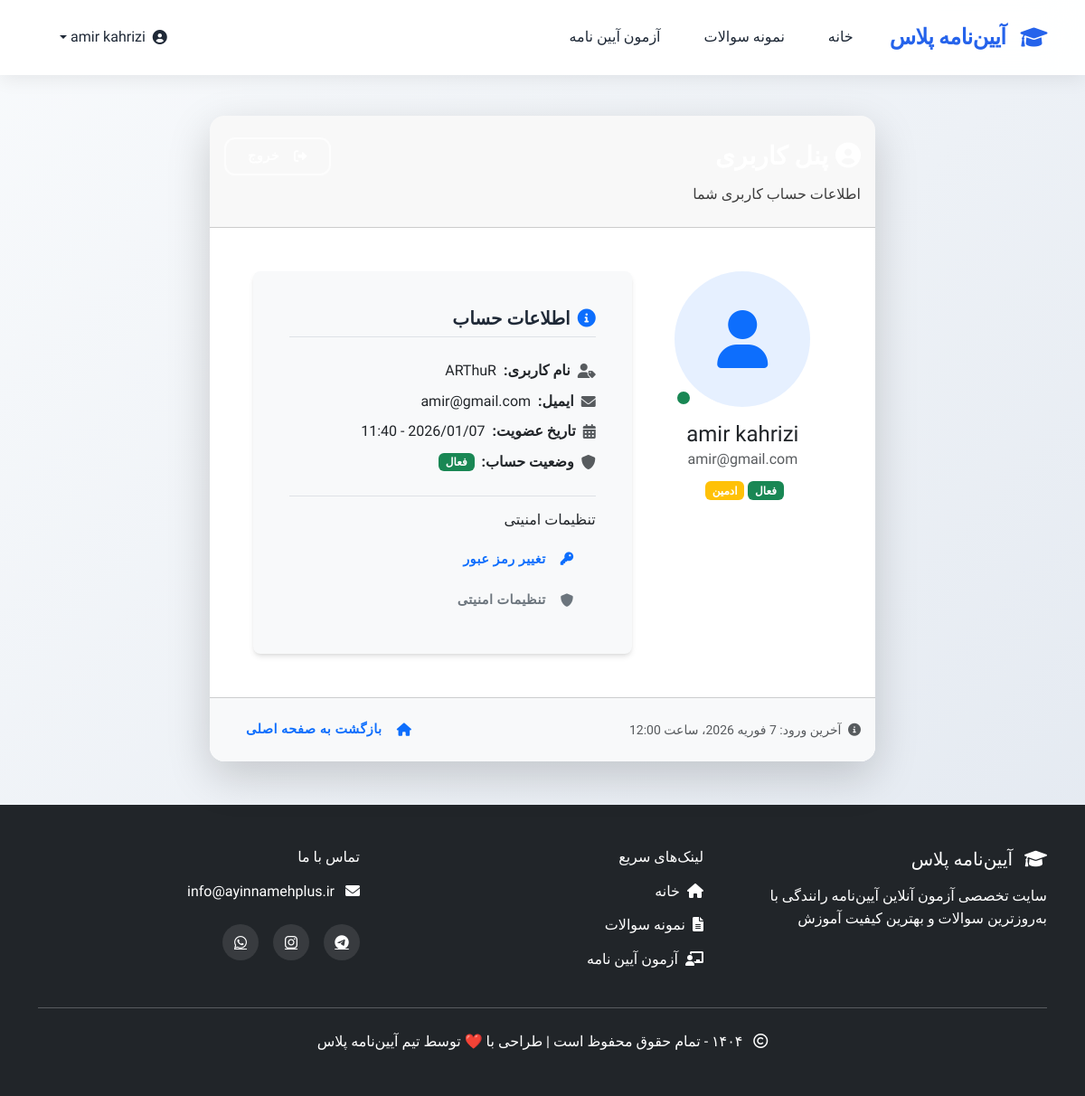
Page /account/panel/ (signed in) on the earlier database version.
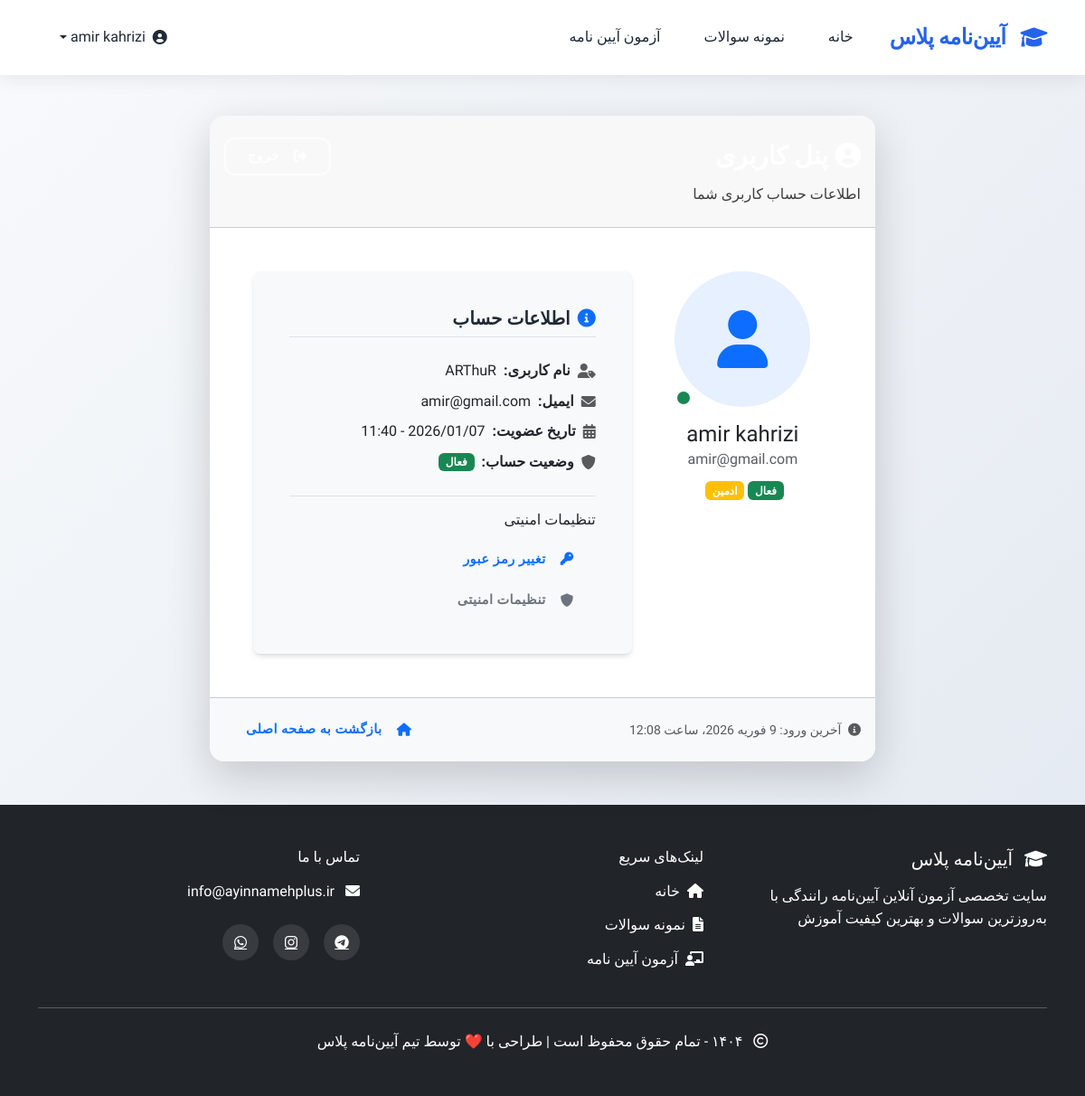
Same page on the later database version.
### account_module/models.py (models this page shows, shortened)
class User(AbstractUser):
    email = models.EmailField(null=True, blank=True, verbose_name='ایمیل')
    phone_number = models.CharField(max_length=11, unique=True, verbose_name='شماره موبایل')
    is_verified = models.BooleanField(default=False, verbose_name='تایید شده')
    exam_attempts = models.PositiveIntegerField(default=0, verbose_name='تعداد آزمون‌های رایگان امروز')
    last_attempt_date = models.DateField(null=True, blank=True, verbose_name='تاریخ آخرین آزمون')
    has_paid_for_exam = models.BooleanField(default=False, verbose_name='آیا برای آزمون پرداخت کرده است؟')
    username = models.CharField(max_length=150, unique=True, null=True, blank=True, verbose_name='نام کاربری')
    USERNAME_FIELD = 'phone_number'
    REQUIRED_FIELDS = ['first_name', 'last_name']
    objects = UserManager()
    class Meta:
        verbose_name = 'کاربر'
        verbose_name_plural = 'کاربران'

### account_module/views.py (the view)
# urls.py: path('panel/', views.user_panel_view, name='user_panel_page'),
def user_panel_view(request):
    if not request.user.is_authenticated:
        return redirect('sign_in_page')
    context = {
        'user': request.user,
        'full_name': request.user.get_full_name() or request.user.email,
        'email': request.user.email,
        'is_active': 'فعال' if request.user.is_active else 'غیرفعال',
        'is_staff': 'ادمین' if request.user.is_staff else 'کاربر عادی',
        'date_joined': request.user.date_joined.strftime('%Y/%m/%d - %H:%M')
    }
    return render(request, 'account_module/user_panel.html', context)

### account_module/templates/account_module/user_panel.html (shortened to what the changed rows need)
{% extends 'shared/_layout.html' %}
{% load static %}
{% block content %}
    <div class="user-panel-page">
        <div class="container py-5">
            <div class="row justify-content-center">
                <div class="col-md-10 col-lg-8">
                    <div class="card border-0 shadow-lg rounded-4 overflow-hidden">
                        <div class="card-body p-4 p-md-5">
                            <div class="row">
                                <div class="col-md-4 text-center mb-4 mb-md-0">
                                    <div class="position-relative d-inline-block">
                                        <div class="user-avatar bg-primary bg-opacity-10 d-flex align-items-center justify-content-center rounded-circle" style="width: 150px; height: 150px; font-size: 4rem;">
                                        </div>
                                        <span class="position-absolute bottom-0 end-0 bg-success rounded-circle border border-3 border-white" style="width: 20px; height: 20px;"></span>
                                    </div>
                                    <h4 class="mt-3 mb-0">{{ full_name }}</h4>
                                    <p class="text-muted mb-0">{{ email }}</p>
                                    <div class="mt-2">
                                        <span class="badge bg-{{ user.is_active|yesno:'success,secondary' }}">
                                        </span>
                                        <span class="badge bg-{{ user.is_staff|yesno:'warning,info' }} me-1">
                                        </span>
                                    </div>
                                </div>
                                <div class="col-md-8">
                                    <div class="card bg-light border-0 rounded-3 h-100">
                                        <div class="card-body">
                                            <div class="mb-3">
                                                <div class="d-flex align-items-center mb-2">
                                                    <i class="fas fa-user-tag text-muted me-2"></i>
                                                    <span class="fw-bold me-2">نام کاربری:</span>
                                                    <span>{{ user.username }}</span>
                                                </div>
                                                <div class="d-flex align-items-center mb-2">
                                                    <i class="fas fa-envelope text-muted me-2"></i>
                                                    <span class="fw-bold me-2">ایمیل:</span>
                                                    <span>{{ user.email }}</span>
                                                </div>
                                            </div>
                                        </div>
                                    </div>
                                </div>
                            </div>
                        </div>
                        <div class="card-footer bg-light py-3">
                            <div class="d-flex justify-content-between align-items-center">
                                <small class="text-muted">
                                    <i class="fas fa-info-circle me-1"></i>
                                    آخرین ورود: {{ user.last_login|default:'اولین ورود' }}
                                </small>
                                <a href="{% url 'first_page' %}" class="btn btn-sm btn-outline-primary">
                                    <i class="fas fa-home me-1"></i>بازگشت به صفحه اصلی
                                </a>
                            </div>
                        </div>
                    </div>
                </div>
            </div>
        </div>
    </div>
{% endblock %}

### templates/shared/_layout.html (shortened to what the changed rows need)
{% load render_partial %}
{% load static %}
<!DOCTYPE html>
<html lang="fa" dir="rtl" class="h-100">
<head>
    <link href="https://cdn.jsdelivr.net/npm/bootstrap@5.3.3/dist/css/bootstrap.rtl.min.css" rel="stylesheet">
    <link rel="stylesheet" href="https://cdnjs.cloudflare.com/ajax/libs/font-awesome/6.0.0/css/all.min.css">
    <link href="https://unpkg.com/aos@2.3.1/dist/aos.css" rel="stylesheet">
    <link rel="stylesheet" href="{% static 'css/style.css' %}">
</head>
<body class="d-flex flex-column">
    <nav class="navbar navbar-expand-lg navbar-dark fixed-top">
        <div class="container">
            <div class="collapse navbar-collapse" id="navbarNav">
                <ul class="navbar-nav">
                    {% if not user.is_authenticated %}
                        <li class="nav-item">
                            <a class="nav-link me-3" href="{% url 'sign_up_page' %}">
                                <i class="fas fa-user-plus d-lg-none me-2"></i>
                                ثبت‌ نام
                            </a>
                        </li>
                        <li class="nav-item">
                            <a style="color: black !important;" class="btn btn-outline-light" href="{% url 'sign_in_page' %}">
                                <i style="color: black !important;" class="fas fa-sign-in-alt me-1"></i>
                                ورود
                            </a>
                        </li>
                    {% else %}
                        <li class="nav-item dropdown">
                            <a class="nav-link dropdown-toggle d-flex align-items-center" href="#" role="button" data-bs-toggle="dropdown">
                                <i class="fas fa-user-circle me-2"></i>
                                {{ user.get_full_name|default:user.phone_number }}
                            </a>
                        </li>
                    {% endif %}
                </ul>
            </div>
        </div>
    </nav>
    <div class="content-wrapper">
        {% block content %}{% endblock %}
    </div>
</body>
</html>

Differences in the rows shown:
changed User "amir kahrizi": last_login "7 فوریه 2026، ساعت 12:00" → "9 فوریه 2026، ساعت 12:08"
